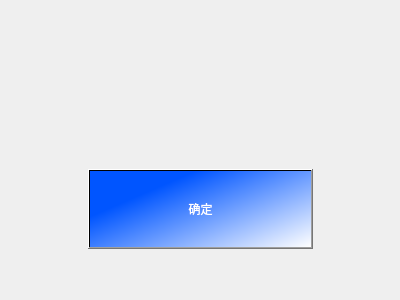
<?xml version="1.0" encoding="UTF-8"?>
<ui version="4.0">
 <class>WarnPage</class>
 <widget class="QWidget" name="WarnPage">
  <property name="geometry">
   <rect>
    <x>0</x>
    <y>0</y>
    <width>400</width>
    <height>300</height>
   </rect>
  </property>
  <property name="windowTitle">
   <string>Form</string>
  </property>
  <layout class="QGridLayout" name="gridLayout">
   <item row="3" column="1">
    <spacer name="verticalSpacer_3">
     <property name="orientation">
      <enum>Qt::Vertical</enum>
     </property>
     <property name="sizeHint" stdset="0">
      <size>
       <width>20</width>
       <height>40</height>
      </size>
     </property>
    </spacer>
   </item>
   <item row="4" column="2">
    <spacer name="horizontalSpacer_2">
     <property name="orientation">
      <enum>Qt::Horizontal</enum>
     </property>
     <property name="sizeHint" stdset="0">
      <size>
       <width>40</width>
       <height>20</height>
      </size>
     </property>
    </spacer>
   </item>
   <item row="5" column="1">
    <spacer name="verticalSpacer_2">
     <property name="orientation">
      <enum>Qt::Vertical</enum>
     </property>
     <property name="sizeHint" stdset="0">
      <size>
       <width>20</width>
       <height>40</height>
      </size>
     </property>
    </spacer>
   </item>
   <item row="4" column="0">
    <spacer name="horizontalSpacer">
     <property name="orientation">
      <enum>Qt::Horizontal</enum>
     </property>
     <property name="sizeHint" stdset="0">
      <size>
       <width>40</width>
       <height>20</height>
      </size>
     </property>
    </spacer>
   </item>
   <item row="0" column="1">
    <spacer name="verticalSpacer">
     <property name="orientation">
      <enum>Qt::Vertical</enum>
     </property>
     <property name="sizeHint" stdset="0">
      <size>
       <width>20</width>
       <height>40</height>
      </size>
     </property>
    </spacer>
   </item>
   <item row="1" column="1">
    <spacer name="verticalSpacer_4">
     <property name="orientation">
      <enum>Qt::Vertical</enum>
     </property>
     <property name="sizeHint" stdset="0">
      <size>
       <width>20</width>
       <height>40</height>
      </size>
     </property>
    </spacer>
   </item>
   <item row="4" column="1">
    <widget class="QPushButton" name="pushButton">
     <property name="minimumSize">
      <size>
       <width>225</width>
       <height>80</height>
      </size>
     </property>
     <property name="styleSheet">
      <string notr="true">font: 75 24pt &quot;微软雅黑&quot;;
color: rgb(255, 255, 255);
background-color: qlineargradient(spread:pad, x1:0.602, y1:0.682, x2:1, y2:1, stop:0 rgba(0, 85, 255, 255), stop:1 rgba(255, 255, 255, 255));
background-color: qlineargradient(spread:pad, x1:0.193045, y1:0.358, x2:1, y2:1, stop:0 rgba(0, 85, 255, 255), stop:1 rgba(255, 255, 255, 255));</string>
     </property>
     <property name="text">
      <string>确定</string>
     </property>
    </widget>
   </item>
   <item row="2" column="1">
    <spacer name="verticalSpacer_5">
     <property name="orientation">
      <enum>Qt::Vertical</enum>
     </property>
     <property name="sizeHint" stdset="0">
      <size>
       <width>20</width>
       <height>40</height>
      </size>
     </property>
    </spacer>
   </item>
  </layout>
 </widget>
 <resources/>
 <connections/>
</ui>
